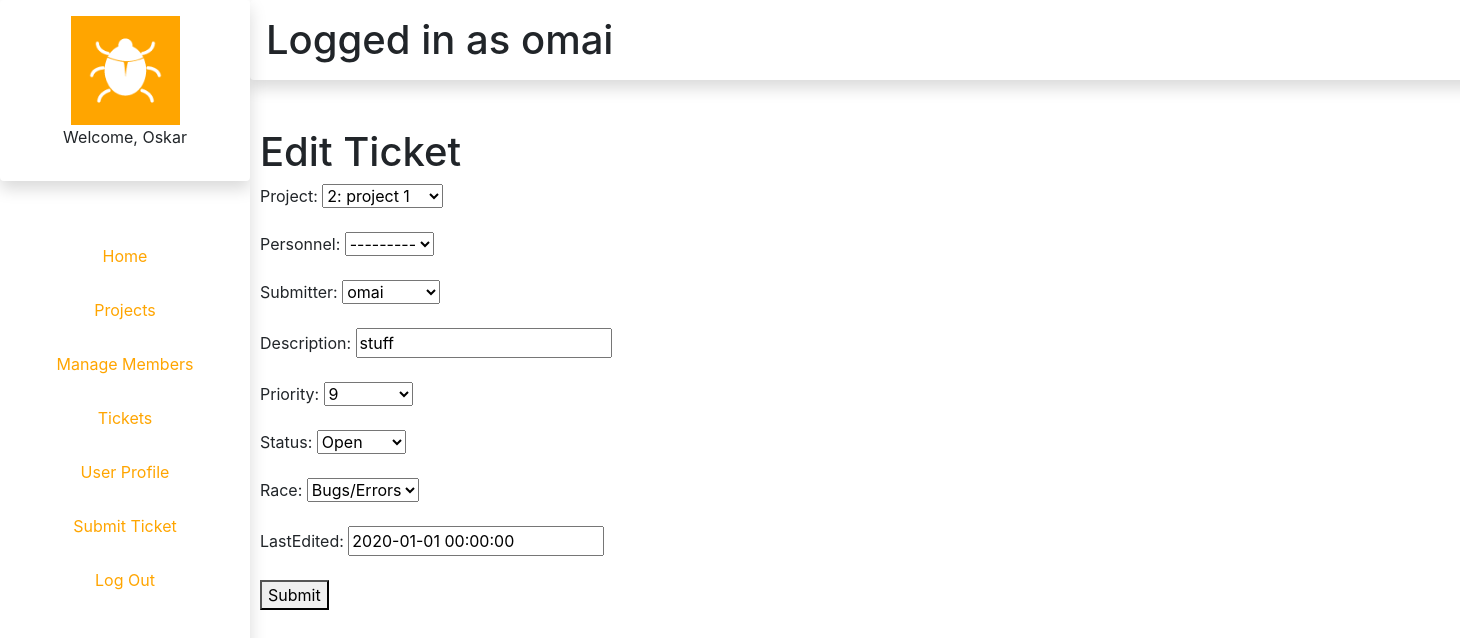
Screenshot of /tickets/edit/4/ (signed in) with the database file from the repository.
### authenticate/models.py (models this page shows)
class NewUser(AbstractBaseUser, PermissionsMixin):
	email = models.EmailField(_('email address'), unique=True)
	user_name = models.CharField(max_length=150, unique=True)
	first_name = models.CharField(max_length=150, blank=True)
	start_date = models.DateTimeField(default=timezone.now)
	pfp = models.ImageField(default="pfp1.jpg",null=True,blank=True)
	about = models.TextField(_(
		'about'), max_length=150, blank=True)
	is_staff = models.BooleanField(default=False)
	is_active = models.BooleanField(default=True)
	objects = CustomAccountManager()
	USERNAME_FIELD = "email"
	REQUIRED_FIELDS = ['user_name', 'first_name']
	def __str__(self):
		return self.user_name

### tickets/models.py (models this page shows, shortened)
class Ticket(models.Model):
	priorityChoices = (
		('1','1'),
		('2','2'),
		('3','3'),
		('4','4'),
		('5','5'),
		('6','6'),
		('7','7'),
		('8','8'),
		('9','9'),
	)
	statusChoices = (
		('Closed','Closed'),
		('Open','Open'),
	)
	raceChoices = (
		('Bugs/Errors','Bugs/Errors'),
	)
	project = models.ForeignKey(Project, on_delete=models.CASCADE,related_name="project_tickets")
	personnel = models.ForeignKey(ProjectMember, on_delete=models.SET_NULL , related_name="assigned_ticket" , null=True,default=None, blank=True)
	submitter = models.ForeignKey(settings.AUTH_USER_MODEL, on_delete=models.SET_NULL,null=True,related_name="user_tickets")
	description = models.CharField(max_length=100)
	priority = models.CharField(max_length=100,choices= priorityChoices)
	status = models.CharField(max_length=100, choices = statusChoices)
	race = models.CharField(max_length=100,choices = raceChoices)
	timeCreated = models.DateTimeField(auto_now_add=True)
	lastEdited = models.DateTimeField(default = datetime.datetime(2020,1,1,0,0,0))

### authenticate/decorators.py (the view)
		def wrapper_func(request, *args,**kwargs):
			group = None
			if request.user.groups.exists():
				group = request.user.groups.all()[0].name
			if group in allowed_roles:
				return view_func(request,*args,**kwargs)
			else:
				return HttpResponse("You are not authorized to view this page")

### tickets/forms.py
class EditTicketForm(forms.ModelForm): #creating a master ticket form with all fields shown and only using it to update ticket objects
	class Meta:
		model = Ticket
		fields = '__all__'

### projects/models.py (called while the page is built)
	def __str__(self):
		return u'{0}'.format(str(self.id) + ": " + self.name)

	def __str__(self):
		return u'{0}'.format(self.member)

### tickets/views.py (called while the page is built, shortened)
@login_required(login_url="authenticate:login")
@allowed_users(allowed_roles = ['admin','developer'])
def edit(request,ticket_id):
	ticket = Ticket.objects.get(pk=ticket_id)
	memberList = []
	for item in ticket.project.medium_project.all():
		memberList.append(item.member)
	if request.user not in memberList:
		messages.error(request,"USER DOES NOT HAVE ACCESS TO TICKET #: " + str(ticket_id))
		return redirect("tickets:index")
	form = EditTicketForm(instance=ticket)
	context={
		'form':form
	}
	return render(request,"tickets/edit.html",context)

### tickets/templates/tickets/edit.html (shortened to what this page needs)
{% extends "authenticate/layout.html" %}
{%block body%}
	<div>
		<div>
			<h1>Edit Ticket</h1>
			<div>
				<form method="post" action="">
					{%for field in form%}
						<div>
							{{field.label}}: {{field}}
						</div>
						<br>
					{%endfor%}
					<button type='submit'>Submit</button>
				</form>
			</div>
		</div>
	</div>
{%endblock%}

### authenticate/templates/authenticate/layout.html (shortened to what this page needs)
{% load static %}
<!DOCTYPE html>
<html>
<head>
		<link rel="stylesheet" href="https://stackpath.bootstrapcdn.com/bootstrap/4.3.1/css/bootstrap.min.css">
		<link rel="stylesheet" type= "text/css" href="{% static '/css/style.css' %}">
</head>
<body>
	<div id="nav" class="shadow">
		<ul>
			<div class="shadow p-3 mb-5 rounded">
				<img src="{%static 'logo.png' %}">
				<p>Welcome, {{user.first_name}}</p>
			</div>
			{%if request.user.is_superuser%}
				<li><a href="{%url 'authenticate:home' %}">Home</a></li>
				<li><a href="{%url 'projects:index' %}">Projects</a></li>
				<li><a href="{%url 'projects:personnel' %}">Manage Members</a></li>
			{%endif%}
			{%if request.user.is_staff%}
				<li><a href="{%url 'tickets:index' %}">Tickets</a></li>
			{%endif%}
				<li><a href="{%url 'user_profile:index' %}">User Profile</a></li>
				<li><a href="{%url 'tickets:submit' %}">Submit Ticket</a></li>
				<li><a href="{%url 'authenticate:logout' %}">Log Out</a></li>
		</ul>
	</div>
	<div id="topbar" class="shadow p-3 mb-5 bg-white rounded">
		<div>
			<h1>Logged in as {{user.user_name}}</h1>
		</div>
	</div>
	<div id="main" class="justify-content-center">
		{% block body%}
		{%endblock%}
	</div>
</body>
</html>

### static/css/style.css (style rules this page uses)
#nav { height:100%; width:250px; position:fixed; z-index:1; top:0; left:0; overflow:hidden; background-color:white; text-align: center; }
#nav ul img { height:50%; width:50%; right:0; background-color: orange; }
#nav ul { margin: 0px; padding: 0px; }
#nav ul li { list-style-type: none; }
#nav ul li a { padding: 15px; display: block; background-color:white; color: orange; tex-decoration:none; transition: .5s background-color; }
#topbar { background-color:white; margin-left:250px; height:80px; width:100%; }
#main { margin-left:250px; padding:0px 10px; }

### rows the page displays
NewUser: first_name "Oskar", user_name "omai"
Ticket: form "2: project 1" "---------" "omai" "stuff" "9" "Open" "Bugs/Errors" "2020-01-01 00:00:00"

### other values shown
{{ field.label }} "Project" "Personnel" "Submitter" "Description" "Priority" "Status" "Race" "LastEdited"
